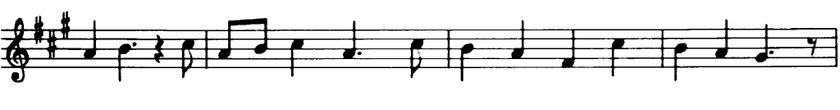
#> input picture 004 - computer_vision_parte_1/Imagenes/notes.png, 840 x 110 px, shrunk from 1024 x 134 before the run; its folder holds 5 pictures in this run
$ jupyter execute '006b2 - umbralizacion global, Otsu y adaptive threshold.ipynb'
#> lines starting #> are read from the running program, lines starting #| are printed output that depends on the picture; after the words box and inside, x2 and y2 are one past the last pixel; in counts of white or black regions, pixels touching at a corner belong together
# Umbralizacion global, Otsu y adaptive threshold

En este cuaderno vas a comparar tres maneras de construir una mascara binaria a partir de una imagen en escala de grises. La idea no es memorizar funciones, sino entender que tipo de problema resuelve cada enfoque y cuando deja de resultar conveniente.

## Objetivo

Comparar umbralizacion global manual, `Otsu` y `adaptiveThreshold`, y reconocer como cambia la mascara cuando hay ruido o iluminacion desigual.

## Resultados de aprendizaje

Al finalizar este cuaderno, vas a poder:

- explicar que hace un umbral global y que decision obliga a tomar;
- interpretar por que `Otsu` puede elegir un corte util sin fijarlo a mano;
- reconocer cuando `adaptiveThreshold` resulta mas pertinente;
- relacionar suavizado, binarizacion y preparacion de una mascara para limpieza posterior.

## Relacion con la secuencia

Este cuaderno se ubica despues de `006b - filtros de suavizado y reduccion de ruido.ipynb` y antes de `006c - morfologia matematica para limpieza de mascaras.ipynb`. Primero decidimos como binarizar; despues, si hace falta, limpiamos la mascara resultante.

## Modulos que vamos a usar

- `pathlib.Path`: para ubicar la imagen de trabajo.
- `cv2`: para leer imagenes, suavizar y umbralizar.
- `numpy`: para construir una version con iluminacion despareja.
- `matplotlib.pyplot`: para comparar resultados e histogramas.

[cell 1]
# Importamos herramientas de rutas para ubicar la imagen de trabajo.
from pathlib import Path

# Importamos OpenCV para leer la imagen y aplicar umbralizacion.
import cv2

# Importamos NumPy para construir una iluminacion artificialmente desigual.
import numpy as np

# Importamos Matplotlib para visualizar resultados dentro del cuaderno.
import matplotlib.pyplot as plt

[cell 2]
def mostrar_imagen_gris(imagen_gris, titulo):
    """Muestra una sola imagen en escala de grises."""
    # Creamos una figura simple para la imagen.
    plt.figure(figsize=(7, 6), constrained_layout=True)

    # Dibujamos la imagen y agregamos un titulo descriptivo.
    plt.imshow(imagen_gris, cmap="gray")
    plt.title(titulo, fontweight="bold", loc="left")
    plt.axis("off")
    plt.show()


def mostrar_histograma_gris(imagen_gris, titulo):
    """Dibuja el histograma de intensidades de una imagen en grises."""
    # Calculamos el histograma con NumPy.
    histograma, bordes = np.histogram(imagen_gris.flatten(), bins=256, range=[0, 256])

    # Dibujamos la curva de intensidades.
    plt.figure(figsize=(10, 4), constrained_layout=True)
    plt.plot(bordes[:-1], histograma, color="black")
    plt.title(titulo, fontweight="bold", loc="left")
    plt.xlabel("Intensidad")
    plt.ylabel("Cantidad de pixeles")
    plt.xlim(0, 255)
    plt.grid(alpha=0.3)
    plt.show()


def mostrar_cuatro_imagenes(imagen_1, titulo_1, imagen_2, titulo_2, imagen_3, titulo_3, imagen_4, titulo_4):
    """Muestra cuatro imagenes en una grilla de dos por dos."""
    # Creamos la grilla general.
    figura, ejes = plt.subplots(2, 2, figsize=(12, 9), constrained_layout=True)

    # Mostramos la primera imagen.
    ejes[0, 0].imshow(imagen_1, cmap="gray")
    ejes[0, 0].set_title(titulo_1, fontweight="bold", loc="left")
    ejes[0, 0].axis("off")

    # Mostramos la segunda imagen.
    ejes[0, 1].imshow(imagen_2, cmap="gray")
    ejes[0, 1].set_title(titulo_2, fontweight="bold", loc="left")
    ejes[0, 1].axis("off")

    # Mostramos la tercera imagen.
    ejes[1, 0].imshow(imagen_3, cmap="gray")
    ejes[1, 0].set_title(titulo_3, fontweight="bold", loc="left")
    ejes[1, 0].axis("off")

    # Mostramos la cuarta imagen.
    ejes[1, 1].imshow(imagen_4, cmap="gray")
    ejes[1, 1].set_title(titulo_4, fontweight="bold", loc="left")
    ejes[1, 1].axis("off")

    plt.show()


def construir_iluminacion_despareja(imagen_gris):
    """Crea una version de la imagen con una sombra gradual para simular iluminacion desigual."""
    # Recuperamos alto y ancho para construir un gradiente horizontal.
    alto, ancho = imagen_gris.shape

    # Creamos una linea gradual que va de zonas mas oscuras a zonas mas claras.
    gradiente_horizontal = np.linspace(0.55, 1.00, ancho)

    # Repetimos esa linea para formar una mascara del tamano de la imagen.
    mascara_iluminacion = np.tile(gradiente_horizontal, (alto, 1))

    # Convertimos la imagen a flotante para multiplicarla sin perder precision.
    imagen_flotante = imagen_gris.astype(np.float32)

    # Aplicamos la mascara de iluminacion y limitamos el rango valido.
    imagen_con_sombra = imagen_flotante * mascara_iluminacion
    imagen_con_sombra = np.clip(imagen_con_sombra, 0, 255)

    # Volvemos al tipo entero de ocho bits para seguir trabajando con OpenCV.
    imagen_con_sombra = imagen_con_sombra.astype(np.uint8)
    return imagen_con_sombra


# Definimos la ruta de la imagen de trabajo.
ruta_notas = Path("Imagenes") / "notes.png"

# Leemos la imagen en grises.
imagen_notas_gris = cv2.imread(str(ruta_notas), cv2.IMREAD_GRAYSCALE)
#> imagen_notas_gris is the input picture: shape (110, 840); min 0, max 255, mean 228.5

# Verificamos que la carga haya sido correcta.
if imagen_notas_gris is None:
    raise FileNotFoundError(f"No se pudo leer la imagen: {ruta_notas}")

print(f"Imagen cargada: {ruta_notas}")
print(f"Dimensiones: {imagen_notas_gris.shape}")
#| Dimensiones: (110, 840)

## 1. Imagen base y primera observacion

Primero conviene mirar la imagen tal como esta. Antes de elegir un metodo, fijate si el fondo parece parejo o irregular, y si los trazos oscuros se separan bien del papel.

[cell 3]
# Mostramos la imagen original para iniciar el diagnostico.
mostrar_imagen_gris(imagen_notas_gris, "Imagen original en escala de grises")

# Mostramos el histograma para ver como se distribuyen las intensidades.
mostrar_histograma_gris(imagen_notas_gris, "Histograma de la imagen original")
#> in mostrar_histograma_gris, `histograma, bordes = np.histogram(imagen_gris.flatten(), bins=256, ran..`: histograma = 256 values, max 68357 at index 255, min 9 at index 184, mean 360.9; bordes = 257 values from 0 to 256
#> in mostrar_histograma_gris, `plt.show()`:
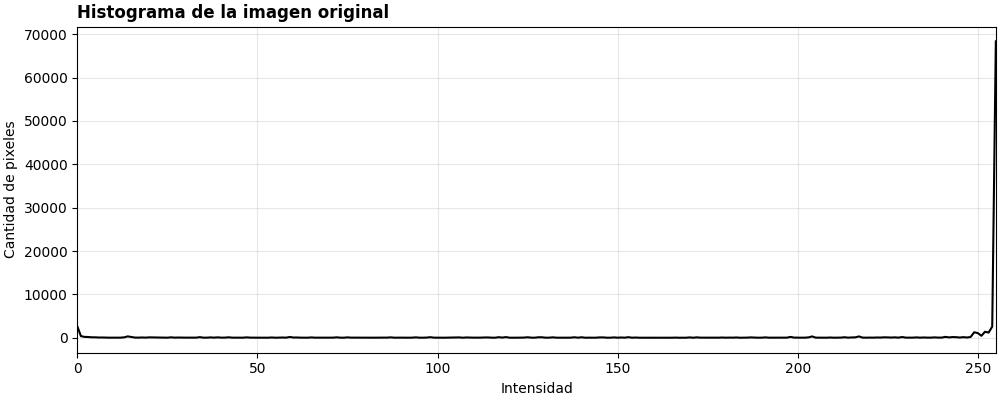
#> figure drawn by matplotlib, 1 panel; curve peaks at x = 255, y = 68357

## 2. Umbralizacion global manual

La umbralizacion global obliga a elegir un valor de corte. Todo pixel mas claro o mas oscuro que ese corte cambia de categoria. Ese mecanismo es simple y muy util para pensar el problema, pero no siempre funciona igual de bien en cualquier imagen.

Antes de ejecutar, pensalo asi: si bajas demasiado el umbral, vas a conservar demasiado fondo. Si lo subis demasiado, podes perder trazos finos.

[cell 4]
# Definimos tres cortes distintos para comparar su efecto.
umbral_bajo = 110
umbral_intermedio = 150
umbral_alto = 190

# Aplicamos el primer umbral.
_, mascara_umbral_bajo = cv2.threshold(imagen_notas_gris, umbral_bajo, 255, cv2.THRESH_BINARY_INV)
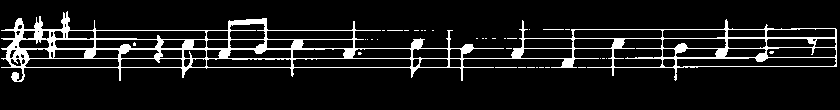
#> mascara_umbral_bajo: shape (110, 840); 9.3% white; 35 white regions (32 under 20 px), largest, box (x1, y1, x2, y2) and area: (1, 11, 837, 82) 8374, (495, 67, 517, 68) 22, (543, 29, 564, 30) 21

# Aplicamos el segundo umbral.
_, mascara_umbral_intermedio = cv2.threshold(imagen_notas_gris, umbral_intermedio, 255, cv2.THRESH_BINARY_INV)
#> mascara_umbral_intermedio: shape (110, 840); 11.4% white; 5 white regions (4 under 20 px), largest, box (x1, y1, x2, y2) and area: (1, 11, 838, 83) 10529

# Aplicamos el tercer umbral.
_, mascara_umbral_alto = cv2.threshold(imagen_notas_gris, umbral_alto, 255, cv2.THRESH_BINARY_INV)
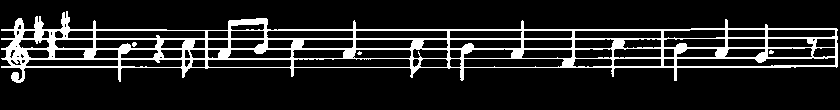
#> mascara_umbral_alto: shape (110, 840); 12.9% white; 4 white regions (3 under 20 px), largest, box (x1, y1, x2, y2) and area: (1, 11, 838, 83) 11845

# Mostramos las tres mascaras junto con la imagen original.
mostrar_cuatro_imagenes(
    imagen_notas_gris,
    "Original",
    mascara_umbral_bajo,
    f"Umbral manual = {umbral_bajo}",
    mascara_umbral_intermedio,
    f"Umbral manual = {umbral_intermedio}",
    mascara_umbral_alto,
    f"Umbral manual = {umbral_alto}"
)

Fijate que el mecanismo es siempre el mismo, pero el resultado cambia bastante. En una imagen con fondo parejo, un umbral global puede ser suficiente. El problema aparece cuando el fondo no esta bien distribuido o cuando el contraste local cambia mucho.

## 3. Otsu: elegir el corte a partir del histograma

`Otsu` intenta encontrar automaticamente un valor de corte a partir de la distribucion tonal. No es magia: funciona mejor cuando hay cierta separacion entre grupos de intensidades. Muchas veces mejora si antes aplicamos un suavizado leve que reduzca variaciones pequenas.

[cell 5]
# Aplicamos Otsu directamente sobre la imagen original.
umbral_otsu_directo, mascara_otsu_directa = cv2.threshold(
    imagen_notas_gris,
    0,
    255,
    cv2.THRESH_BINARY_INV + cv2.THRESH_OTSU
)
#> umbral_otsu_directo = 150

# Aplicamos un suavizado gaussiano antes de usar Otsu.
imagen_notas_suavizada = cv2.GaussianBlur(imagen_notas_gris, (5, 5), 0)
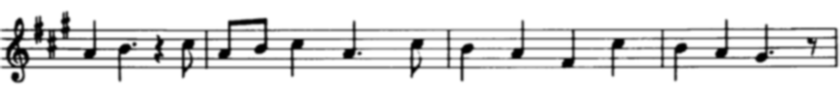
#> imagen_notas_suavizada: shape (110, 840); min 0, max 255, mean 228.5

# Aplicamos Otsu sobre la imagen suavizada.
umbral_otsu_suavizado, mascara_otsu_suavizada = cv2.threshold(
    imagen_notas_suavizada,
    0,
    255,
    cv2.THRESH_BINARY_INV + cv2.THRESH_OTSU
)
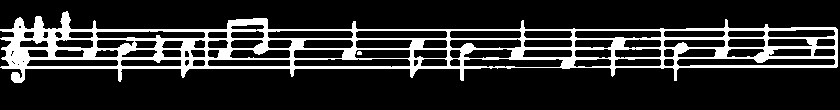
#> mascara_otsu_suavizada: shape (110, 840); 16.5% white; 2 white regions (1 under 20 px), largest, box (x1, y1, x2, y2) and area: (0, 11, 838, 83) 15200
#> umbral_otsu_suavizado = 186

print(f"Valor elegido por Otsu sin suavizado: {umbral_otsu_directo:.0f}")
#| Valor elegido por Otsu sin suavizado: 150
print(f"Valor elegido por Otsu con suavizado: {umbral_otsu_suavizado:.0f}")
#| Valor elegido por Otsu con suavizado: 186

# Mostramos la comparacion entre ambas variantes.
mostrar_cuatro_imagenes(
    imagen_notas_gris,
    "Original",
    mascara_otsu_directa,
    "Otsu sin suavizado",
    imagen_notas_suavizada,
    "Suavizado gaussiano",
    mascara_otsu_suavizada,
    "Otsu con suavizado"
)

Aca conviene mirar dos cosas al mismo tiempo: cuanto ruido queda en el fondo y cuanto detalle se pierde en los trazos. `Otsu` puede ser muy util, pero sigue siendo una decision global. Si la iluminacion cambia mucho dentro de la misma imagen, ese unico corte puede quedarse corto.

## 4. Adaptive threshold cuando el fondo no es uniforme

Para que la diferencia se vea mas clara, vamos a construir una version de la imagen con una sombra gradual. Ahi el fondo ya no va a tener una unica referencia tonal y la decision local de `adaptiveThreshold` puede resultar mas adecuada.

[cell 6]
# Creamos una version de la imagen con iluminacion desigual.
imagen_notas_con_sombra = construir_iluminacion_despareja(imagen_notas_gris)
#> in construir_iluminacion_despareja, `imagen_con_sombra = imagen_flotante * mascara_iluminacion`:
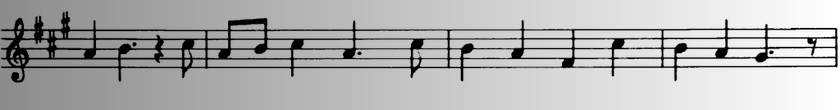
#> imagen_con_sombra: shape (110, 840) float64; min 0, max 255, mean 177.8

# Aplicamos un umbral global fijo para comparar.
_, mascara_global_con_sombra = cv2.threshold(
    imagen_notas_con_sombra,
    150,
    255,
    cv2.THRESH_BINARY_INV
)
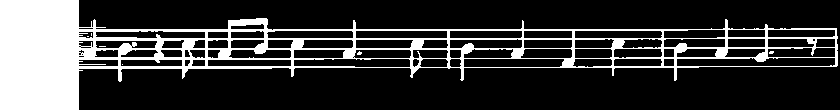
#> mascara_global_con_sombra: shape (110, 840); 21% white; 7 white regions (6 under 20 px), largest, box (x1, y1, x2, y2) and area: (0, 0, 838, 110) 19325

# Aplicamos Otsu sobre la imagen con sombra.
_, mascara_otsu_con_sombra = cv2.threshold(
    imagen_notas_con_sombra,
    0,
    255,
    cv2.THRESH_BINARY_INV + cv2.THRESH_OTSU
)
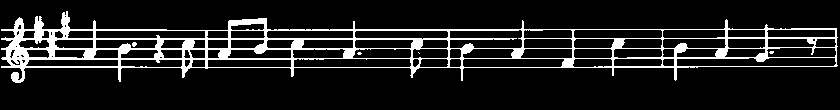
#> mascara_otsu_con_sombra: shape (110, 840); 11.5% white; 5 white regions (4 under 20 px), largest, box (x1, y1, x2, y2) and area: (1, 11, 838, 83) 10615

# Aplicamos una version adaptativa basada en vecindarios locales.
mascara_adaptativa_con_sombra = cv2.adaptiveThreshold(
    imagen_notas_con_sombra,
    255,
    cv2.ADAPTIVE_THRESH_GAUSSIAN_C,
    cv2.THRESH_BINARY_INV,
    31,
    11
)
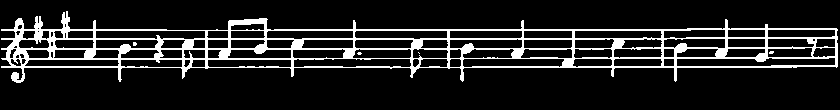
#> mascara_adaptativa_con_sombra: shape (110, 840); 12.7% white; 5 white regions (4 under 20 px), largest, box (x1, y1, x2, y2) and area: (1, 11, 838, 83) 11710

# Mostramos la imagen con sombra y las tres salidas principales.
mostrar_cuatro_imagenes(
    imagen_notas_con_sombra,
    "Imagen con iluminacion desigual",
    mascara_global_con_sombra,
    "Umbral global",
    mascara_otsu_con_sombra,
    "Otsu",
    mascara_adaptativa_con_sombra,
    "Adaptive threshold"
)

En esta comparacion suele verse mejor por que `adaptiveThreshold` no debe pensarse como una version "mas fuerte" del umbral global, sino como una estrategia distinta. Su ventaja aparece cuando el fondo no es estable y necesitamos decidir el corte de manera local.

## 5. Ejemplo practico: dejar una mascara lista para limpieza posterior

El objetivo de este paso no es cerrar toda la restauracion, sino preparar una salida razonable para el cuaderno siguiente de morfologia. Aca la mascara resultante ya deberia dejar bastante clara la separacion entre trazos y fondo.

[cell 7]
# Suavizamos la imagen original para reducir pequenas variaciones.
imagen_base_suavizada = cv2.GaussianBlur(imagen_notas_gris, (5, 5), 0)

# Construimos una mascara adaptativa sobre la imagen suavizada.
mascara_lista_para_morfologia = cv2.adaptiveThreshold(
    imagen_base_suavizada,
    255,
    cv2.ADAPTIVE_THRESH_GAUSSIAN_C,
    cv2.THRESH_BINARY_INV,
    31,
    11
)
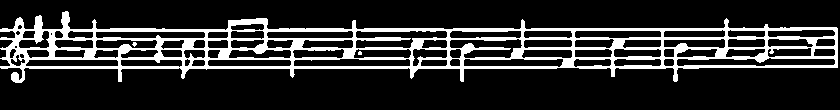
#> mascara_lista_para_morfologia: shape (110, 840); 17.3% white; 3 white regions (2 under 20 px), largest, box (x1, y1, x2, y2) and area: (0, 11, 838, 83) 15931

# Mostramos la imagen base y la mascara que podriamos limpiar despues con morfologia.
mostrar_cuatro_imagenes(
    imagen_notas_gris,
    "Imagen original",
    imagen_base_suavizada,
    "Imagen suavizada",
    mascara_lista_para_morfologia,
    "Mascara binaria",
    mascara_lista_para_morfologia,
    "Lista para morfologia"
)
